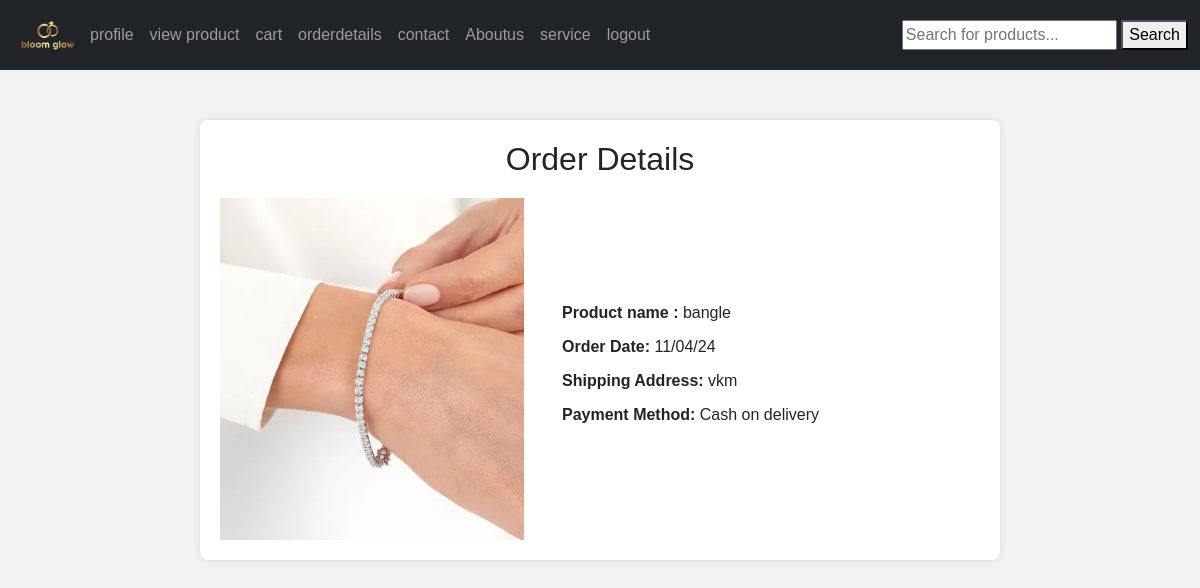
The page /orderdetails (signed in) on the database as committed earlier.
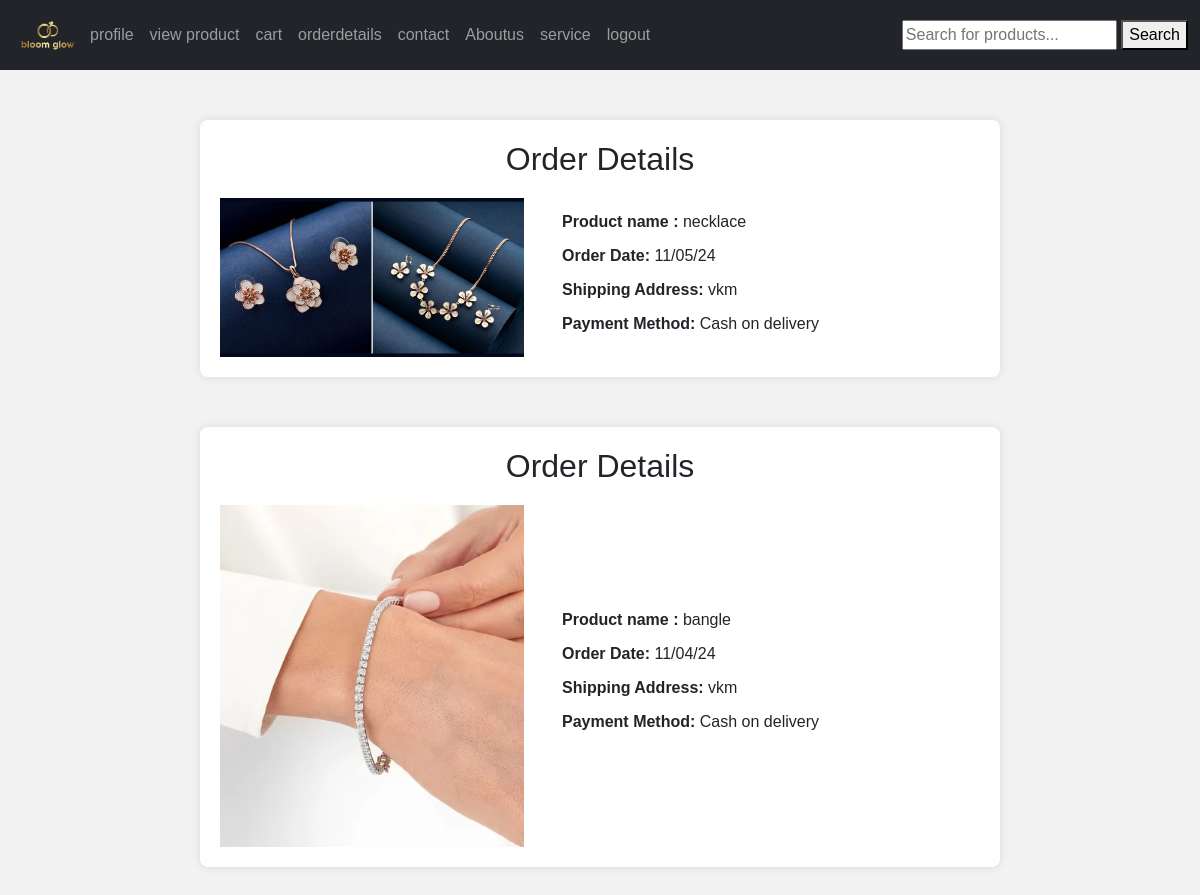
The same page on the database as committed later.
### app/models.py (models this page shows, shortened)
class Buy(models.Model):
    product = models.ForeignKey(Product,on_delete=models.CASCADE)
    user = models.ForeignKey(Register,on_delete=models.CASCADE)
    date_of_buying = models.TextField()
    payment_status = models.BooleanField(default=False)
    quantity = models.IntegerField()
    price = models.IntegerField()
    del_boy=models.BooleanField(default=False)

class Product(models.Model):
    shop = models.ForeignKey(Shopreg,on_delete=models.CASCADE)
    name = models.TextField()
    discription = models.TextField()
    price = models.IntegerField()
    quantity = models.IntegerField()
    offerprice = models.IntegerField()
    image = models.FileField()

class Register(models.Model):
    Email = models.EmailField(unique=True)
    name = models.TextField()
    phonenumber = models.IntegerField()
    password = models.IntegerField()
    location= models.TextField()

### app/views.py (the view)
# urls.py: path('orderdetails',views.orderdetails),
def orderdetails(req):
    data=Buy.objects.filter(user=get_usr(req))
    return render(req,'user/orderdetails.html',{'data':data})

### app/views.py (called while the page is built)
def get_usr(req):
    data=Register.objects.get(Email=req.session['user'])
    return data

### template/user/orderdetails.html (shortened to what this page needs)
<!DOCTYPE html>
<html lang="en">
<head>
    <link href="https://cdn.jsdelivr.net/npm/bootstrap@5.3.3/dist/css/bootstrap.min.css" rel="stylesheet">
</head>
<body>
    <nav class="navbar navbar-expand-sm navbar-dark bg-dark">
        <div class="container-fluid">
            <a href="../userhome" class="logo">
                <img src="static/logo.png" alt="logo" width="70px">
            </a>
            <div class="collapse navbar-collapse" id="mynavbar">
                <ul class="navbar-nav me-auto">
                    <li class="nav-item">
                        <a class="nav-link" href="../profile">profile</a>
                    </li>
                    <li class="nav-item">
                        <a class="nav-link" href="../userviewproduct">view product</a>
                    </li>
                    <li class="nav-item">
                        <a class="nav-link" href="../user_view_cart">cart</a>
                    </li>
                    <li class="nav-item">
                        <a class="nav-link" href="../orderdetails">orderdetails</a>
                    </li>
                    <li class="nav-item">
                        <a class="nav-link" href="../contact">contact</a>
                    </li>
                    <li class="nav-item">
                        <a class="nav-link" href="../aboutus">Aboutus</a>
                    </li>
                    <li class="nav-item">
                        <a class="nav-link" href="../service">service</a>
                    </li>
                    <li class="nav-item">
                        <a class="nav-link" href="../logout">logout</a>
                    </li>
                </ul>
                <form method="get" action="{% url 'product_search' %}">
                    <input type="text" name="query" placeholder="Search for products...">
                    <button type="submit">Search</button>
                </form>
            </div>
        </div>
    </nav>
{% for i in data|dictsortreversed:"date_of_buying" %}
<div class="order-container">
    <h2>Order Details</h2>
    <div class="order-row">
        <div class="order-left">
            <img src="{{i.product.image.url}}" alt="Product Image" style="width:100%;">
        </div>
        <div class="order-right">
            <p><strong>Product name :</strong> {{i.product.name}}</p>
            <p><strong>Order Date:</strong> {{i.date_of_buying}}</p>
            <p><strong>Shipping Address:</strong> {{i.user.location}}</p>
            <p><strong>Payment Method:</strong> Cash on delivery</p>
        </div>
    </div>
</div>
{% endfor %}
</body>
</html>

### template/user/orderdetails.html (style rules this page uses)
body { font-family: Arial, sans-serif; margin: 0; padding: 0; background-color: #f2f2f2; }
.order-container { max-width: 800px; margin: 50px auto; background-color: #fff; padding: 20px; border-radius: 8px; box-shadow: 0 0 10px rgba(0, 0, 0, 0.1); }
.order-container h2 { text-align: center; margin-bottom: 20px; }
.order-row { display: flex; align-items: center; justify-content: space-between; }
.order-left { width: 40%; }
.order-right { width: 55%; }
.order-right p { margin-bottom: 10px; }

Rows that differ between the two databases and show on the page:
added Buy: product.image (picture), product.name "necklace", date_of_buying "11/05/24", user.location "vkm"
